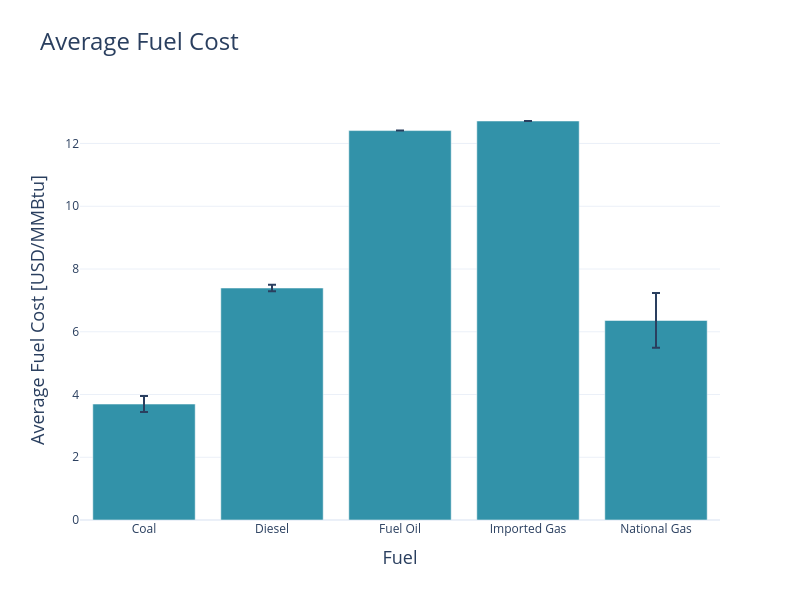

The notebook cell this image was saved under:
### Code cell
fuel_cost = pd.read_csv(model_inputs_path + 'fuel_cost.csv')
# Replace names
fuel_cost['fuel'] = fuel_cost['fuel'].replace({
    'ACPM': 'Diesel',
    'CARBON': 'Coal',
    'COMBUSTOLEO': 'Fuel Oil',
    'GASIMPOR': 'Imported Gas',
    'GASNACIO': 'National Gas'
})
# Calculate mean and error
fuel_stats = fuel_cost.groupby('fuel')['fuel_cost'].agg(['mean', 'sem']).reset_index()
fuel_stats = fuel_stats.rename(columns={'mean': 'fuel_cost', 'sem': 'error'})
fig = go.Figure()
fig.add_trace(go.Bar(
    x=fuel_stats['fuel'], y=fuel_stats['fuel_cost'],
    error_y=dict(type='data', array=fuel_stats['error']),
    marker_color=colors[0]
))
fig.update_layout(
    height=12*50, width=16*50, template='plotly_white', title=dict(text='Average Fuel Cost', font=dict(size=24)),
    xaxis_title='Fuel', yaxis_title='Average Fuel Cost [USD/MMBtu]',
    xaxis=dict(title_font=dict(size=18), categoryorder='array', categoryarray=tech_order),
    yaxis=dict(title_font=dict(size=18)))
fig.write_image("../images/Average Fuel Cost with Error Bars.png")
fig.show()

### Figure 1 — Plotly figure (JSON) as saved in the notebook; plotly's stock layout.template omitted (floating-point values rounded to 4 significant figures)
{"data": [{"error_y": {"array": [0.255, 0.1046, null, null, 0.8722], "type": "data"}, "marker": {"color": "#3292A9"}, "type": "bar", "x": ["Coal", "Diesel", "Fuel Oil", "Imported Gas", "National Gas"], "y": [3.696, 7.393, 12.41, 12.72, 6.36]}], "layout": {"height": 600, "title": {"font": {"size": 24}, "text": "Average Fuel Cost"}, "width": 800, "xaxis": {"categoryarray": ["Hydro", "Thermal", "Solar", "Wind", "Run of River"], "categoryorder": "array", "title": {"font": {"size": 18}, "text": "Fuel"}}, "yaxis": {"title": {"font": {"size": 18}, "text": "Average Fuel Cost [USD/MMBtu]"}}}}
